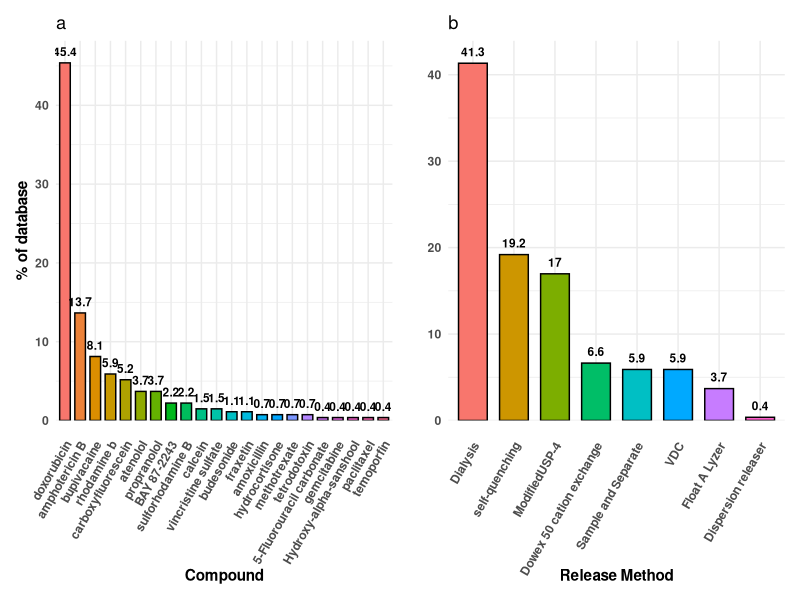
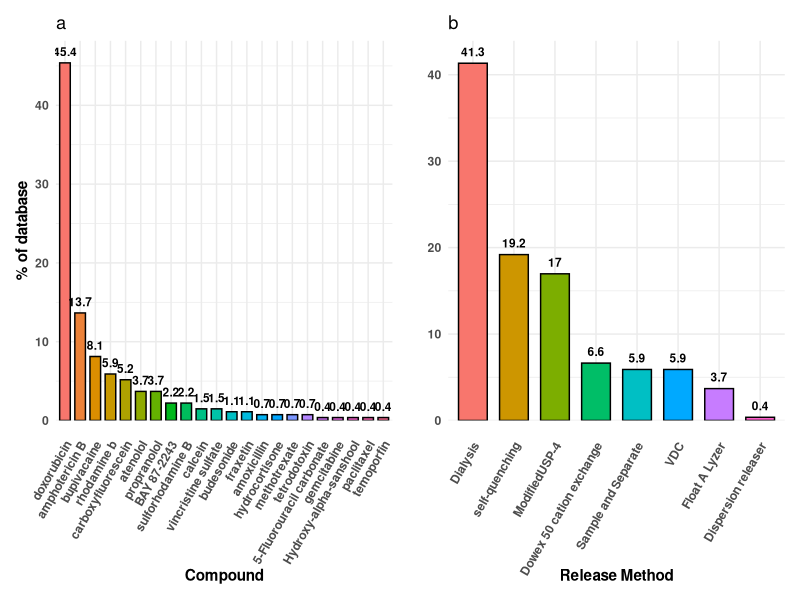

Generate these figures, in order, with R:
library(readr)
library(ggplot2)
library(dplyr)
library(scales)
library(ggrepel)
library(forcats)
library(patchwork)

# Load and prep data
APIs <- read_csv("data/processed/API_percent.csv") %>%
  mutate(API = as.character(API_name)) %>%
  select(API, Percent)

# Reorder API factor levels by descending percent
APIs <- APIs %>%
  mutate(API = fct_reorder(API, Percent, .desc = TRUE))

# Plot as histogram (bar plot)
plot_APIs <- ggplot(APIs, aes(x = API, y = Percent, fill = API)) +
  geom_col(color = "black", width = 0.7) +
  geom_text(aes(
    label = paste0(round(Percent, 1)),  # Round to 1 decimal place
    color = "black"
  ),
  vjust = -0.3,           # Adjust vertical positioning to move labels further up
  nudge_y = 0.5,         # Additional upward nudge
  size = 3,
  fontface = "bold",
  show.legend = FALSE) +
  scale_color_identity() +
  scale_y_continuous(
    labels = scales::label_number(scale = 1),
    expand = expansion(mult = c(0, 0.05))  # Add more space above bars
  ) +
  labs(
    x = "Compound",
    y = "% of database",
  ) +
  theme_minimal() +
  theme(
    legend.position = "none",
    axis.text.x = element_text(angle = 60, hjust = 1, vjust = 0.9, face = "bold"),  
    axis.text.y = element_text(face = "bold"),  
    axis.title.x = element_text(face = "bold"),  
    axis.title.y = element_text(face = "bold")   
  ) + 
  ggtitle("a")


#plot for release_method frequency data 
release_methods <- read_csv("data/processed/method_percent.csv") %>%
  mutate(release_method = as.character(release_method)) %>%
  select(release_method, Percent)


# Reorder API factor levels by descending percent
release_methods <- release_methods %>%
  mutate(release_method = fct_reorder(release_method, Percent, .desc = TRUE))

# Plot for release_methods
plot_methods <- ggplot(release_methods, aes(x = release_method, y = Percent, fill = release_method)) +
  geom_col(color = "black", width = 0.7) +
  geom_text(aes(
    label = paste0(round(Percent, 1)),  # Round to 1 decimal place
    color = "black"
  ),
  vjust = -0.3,           # Adjust vertical positioning to move labels further up
  nudge_y = 0.5,          # Additional upward nudge
  size = 3,
  fontface = "bold",
  show.legend = FALSE) +
  scale_color_identity() +
  scale_y_continuous(
    labels = scales::label_number(scale = 1),
    expand = expansion(mult = c(0, 0.05))  # Add more space above bars
  ) +
  labs(
    x = "Release Method",
    y = "") +
  theme_minimal() +
  theme(
    legend.position = "none",
    axis.text.x = element_text(angle = 60, hjust = 1, vjust = 0.9, face = "bold"),  
    axis.text.y = element_text(face = "bold"),  
    axis.title.x = element_text(face = "bold"),  
  ) + 
  ggtitle("b")


# Combine the two plots side by side (subplot)
combined_plot <- plot_APIs + plot_methods

# To make only the x-axis labels bold
combined_plot + theme(
  axis.text.x = element_text(face = "bold")  # Make only x-axis labels bold
)

# Save the combined plot as a high-resolution PNG
ggsave(
  "figures/API_releasemethod.png",  # Filename
  plot = combined_plot,  # Plot to save
  dpi = 600,  # Set the resolution to 300 DPI (high resolution)
  width = 10,  # Set the width of the image (in inches)
  height = 8,  # Set the height of the image (in inches)
  units = "in",  # Set units to inches
  device = "png"  # Save as PNG
)
